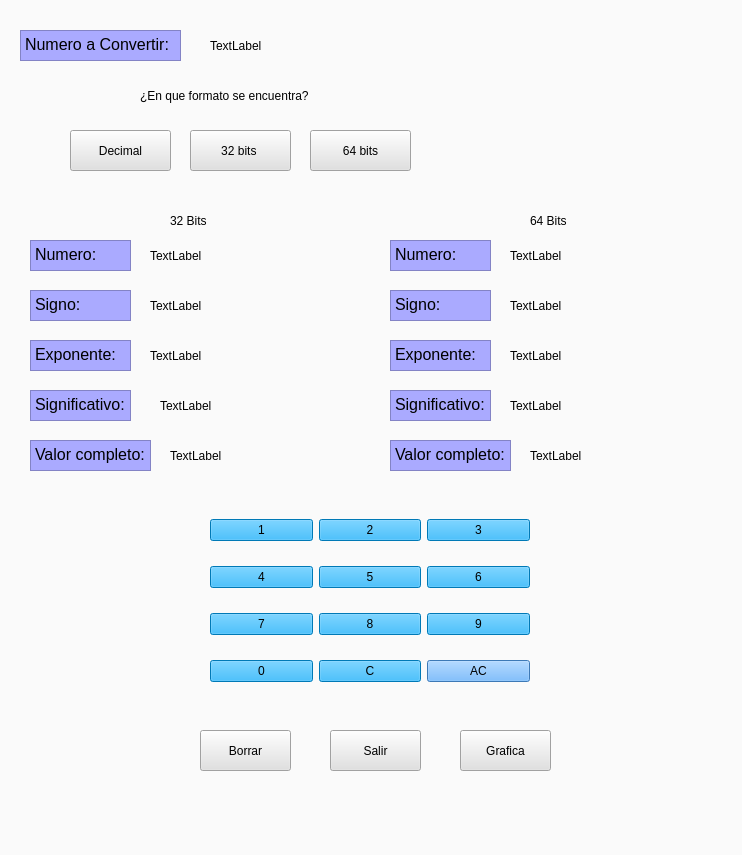
<?xml version="1.0" encoding="UTF-8"?>
<ui version="4.0">
 <class>Form</class>
 <widget class="QWidget" name="Form">
  <property name="geometry">
   <rect>
    <x>0</x>
    <y>0</y>
    <width>742</width>
    <height>855</height>
   </rect>
  </property>
  <property name="windowTitle">
   <string>CalculadoraIEEE</string>
  </property>
  <property name="styleSheet">
   <string notr="true">background-color: rgb(250, 250, 250);</string>
  </property>
  <widget class="QTextEdit" name="BotonNum">
   <property name="geometry">
    <rect>
     <x>20</x>
     <y>30</y>
     <width>161</width>
     <height>31</height>
    </rect>
   </property>
   <property name="styleSheet">
    <string notr="true">font: 12pt &quot;Arial&quot;;
background-color: rgb(170, 170, 255);</string>
   </property>
   <property name="html">
    <string>&lt;!DOCTYPE HTML PUBLIC &quot;-//W3C//DTD HTML 4.0//EN&quot; &quot;http://www.w3.org/TR/REC-html40/strict.dtd&quot;&gt;
&lt;html&gt;&lt;head&gt;&lt;meta name=&quot;qrichtext&quot; content=&quot;1&quot; /&gt;&lt;style type=&quot;text/css&quot;&gt;
p, li { white-space: pre-wrap; }
&lt;/style&gt;&lt;/head&gt;&lt;body style=&quot; font-family:'Arial'; font-size:12pt; font-weight:400; font-style:normal;&quot;&gt;
&lt;p style=&quot; margin-top:0px; margin-bottom:0px; margin-left:0px; margin-right:0px; -qt-block-indent:0; text-indent:0px;&quot;&gt;&lt;span style=&quot; color:#000000;&quot;&gt;Numero a Convertir:&lt;/span&gt;&lt;/p&gt;&lt;/body&gt;&lt;/html&gt;</string>
   </property>
  </widget>
  <widget class="QLabel" name="label">
   <property name="geometry">
    <rect>
     <x>140</x>
     <y>70</y>
     <width>231</width>
     <height>51</height>
    </rect>
   </property>
   <property name="styleSheet">
    <string notr="true">font: 75 italic 12pt &quot;Arial&quot;;</string>
   </property>
   <property name="text">
    <string>¿En que formato se encuentra?</string>
   </property>
  </widget>
  <widget class="QPushButton" name="Borrar_2">
   <property name="geometry">
    <rect>
     <x>70</x>
     <y>130</y>
     <width>101</width>
     <height>41</height>
    </rect>
   </property>
   <property name="styleSheet">
    <string notr="true">background-color: rgb(225, 225, 225);
font: 75 10pt &quot;Arial&quot;;</string>
   </property>
   <property name="text">
    <string>Decimal</string>
   </property>
  </widget>
  <widget class="QPushButton" name="Borrar_3">
   <property name="geometry">
    <rect>
     <x>190</x>
     <y>130</y>
     <width>101</width>
     <height>41</height>
    </rect>
   </property>
   <property name="styleSheet">
    <string notr="true">background-color: rgb(225, 225, 225);
font: 75 10pt &quot;Arial&quot;;</string>
   </property>
   <property name="text">
    <string>32 bits </string>
   </property>
  </widget>
  <widget class="QPushButton" name="Borrar_4">
   <property name="geometry">
    <rect>
     <x>310</x>
     <y>130</y>
     <width>101</width>
     <height>41</height>
    </rect>
   </property>
   <property name="styleSheet">
    <string notr="true">background-color: rgb(225, 225, 225);
font: 75 10pt &quot;Arial&quot;;</string>
   </property>
   <property name="text">
    <string>64 bits</string>
   </property>
  </widget>
  <widget class="QTextEdit" name="BotonNum_2">
   <property name="geometry">
    <rect>
     <x>30</x>
     <y>240</y>
     <width>101</width>
     <height>31</height>
    </rect>
   </property>
   <property name="styleSheet">
    <string notr="true">font: 12pt &quot;Arial&quot;;
background-color: rgb(170, 170, 255);</string>
   </property>
   <property name="html">
    <string>&lt;!DOCTYPE HTML PUBLIC &quot;-//W3C//DTD HTML 4.0//EN&quot; &quot;http://www.w3.org/TR/REC-html40/strict.dtd&quot;&gt;
&lt;html&gt;&lt;head&gt;&lt;meta name=&quot;qrichtext&quot; content=&quot;1&quot; /&gt;&lt;style type=&quot;text/css&quot;&gt;
p, li { white-space: pre-wrap; }
&lt;/style&gt;&lt;/head&gt;&lt;body style=&quot; font-family:'Arial'; font-size:12pt; font-weight:400; font-style:normal;&quot;&gt;
&lt;p style=&quot; margin-top:0px; margin-bottom:0px; margin-left:0px; margin-right:0px; -qt-block-indent:0; text-indent:0px;&quot;&gt;&lt;span style=&quot; color:#000000;&quot;&gt;Numero:&lt;/span&gt;&lt;/p&gt;&lt;/body&gt;&lt;/html&gt;</string>
   </property>
  </widget>
  <widget class="QTextEdit" name="BotonSig1">
   <property name="geometry">
    <rect>
     <x>30</x>
     <y>290</y>
     <width>101</width>
     <height>31</height>
    </rect>
   </property>
   <property name="styleSheet">
    <string notr="true">font: 12pt &quot;Arial&quot;;
background-color: rgb(170, 170, 255);</string>
   </property>
   <property name="html">
    <string>&lt;!DOCTYPE HTML PUBLIC &quot;-//W3C//DTD HTML 4.0//EN&quot; &quot;http://www.w3.org/TR/REC-html40/strict.dtd&quot;&gt;
&lt;html&gt;&lt;head&gt;&lt;meta name=&quot;qrichtext&quot; content=&quot;1&quot; /&gt;&lt;style type=&quot;text/css&quot;&gt;
p, li { white-space: pre-wrap; }
&lt;/style&gt;&lt;/head&gt;&lt;body style=&quot; font-family:'Arial'; font-size:12pt; font-weight:400; font-style:normal;&quot;&gt;
&lt;p style=&quot; margin-top:0px; margin-bottom:0px; margin-left:0px; margin-right:0px; -qt-block-indent:0; text-indent:0px;&quot;&gt;&lt;span style=&quot; color:#000000;&quot;&gt;Signo:&lt;/span&gt;&lt;/p&gt;&lt;/body&gt;&lt;/html&gt;</string>
   </property>
  </widget>
  <widget class="QTextEdit" name="BotonExpo">
   <property name="geometry">
    <rect>
     <x>30</x>
     <y>340</y>
     <width>101</width>
     <height>31</height>
    </rect>
   </property>
   <property name="styleSheet">
    <string notr="true">font: 12pt &quot;Arial&quot;;
background-color: rgb(170, 170, 255);</string>
   </property>
   <property name="html">
    <string>&lt;!DOCTYPE HTML PUBLIC &quot;-//W3C//DTD HTML 4.0//EN&quot; &quot;http://www.w3.org/TR/REC-html40/strict.dtd&quot;&gt;
&lt;html&gt;&lt;head&gt;&lt;meta name=&quot;qrichtext&quot; content=&quot;1&quot; /&gt;&lt;style type=&quot;text/css&quot;&gt;
p, li { white-space: pre-wrap; }
&lt;/style&gt;&lt;/head&gt;&lt;body style=&quot; font-family:'Arial'; font-size:12pt; font-weight:400; font-style:normal;&quot;&gt;
&lt;p style=&quot; margin-top:0px; margin-bottom:0px; margin-left:0px; margin-right:0px; -qt-block-indent:0; text-indent:0px;&quot;&gt;&lt;span style=&quot; color:#000000;&quot;&gt;Exponente:&lt;/span&gt;&lt;/p&gt;&lt;/body&gt;&lt;/html&gt;</string>
   </property>
  </widget>
  <widget class="QTextEdit" name="BotonSigni">
   <property name="geometry">
    <rect>
     <x>30</x>
     <y>390</y>
     <width>101</width>
     <height>31</height>
    </rect>
   </property>
   <property name="styleSheet">
    <string notr="true">font: 12pt &quot;Arial&quot;;
background-color: rgb(170, 170, 255);</string>
   </property>
   <property name="html">
    <string>&lt;!DOCTYPE HTML PUBLIC &quot;-//W3C//DTD HTML 4.0//EN&quot; &quot;http://www.w3.org/TR/REC-html40/strict.dtd&quot;&gt;
&lt;html&gt;&lt;head&gt;&lt;meta name=&quot;qrichtext&quot; content=&quot;1&quot; /&gt;&lt;style type=&quot;text/css&quot;&gt;
p, li { white-space: pre-wrap; }
&lt;/style&gt;&lt;/head&gt;&lt;body style=&quot; font-family:'Arial'; font-size:12pt; font-weight:400; font-style:normal;&quot;&gt;
&lt;p style=&quot; margin-top:0px; margin-bottom:0px; margin-left:0px; margin-right:0px; -qt-block-indent:0; text-indent:0px;&quot;&gt;&lt;span style=&quot; color:#000000;&quot;&gt;Significativo:&lt;/span&gt;&lt;/p&gt;&lt;/body&gt;&lt;/html&gt;</string>
   </property>
  </widget>
  <widget class="QTextEdit" name="BotonValCom">
   <property name="geometry">
    <rect>
     <x>30</x>
     <y>440</y>
     <width>121</width>
     <height>31</height>
    </rect>
   </property>
   <property name="styleSheet">
    <string notr="true">font: 12pt &quot;Arial&quot;;
background-color: rgb(170, 170, 255);</string>
   </property>
   <property name="html">
    <string>&lt;!DOCTYPE HTML PUBLIC &quot;-//W3C//DTD HTML 4.0//EN&quot; &quot;http://www.w3.org/TR/REC-html40/strict.dtd&quot;&gt;
&lt;html&gt;&lt;head&gt;&lt;meta name=&quot;qrichtext&quot; content=&quot;1&quot; /&gt;&lt;style type=&quot;text/css&quot;&gt;
p, li { white-space: pre-wrap; }
&lt;/style&gt;&lt;/head&gt;&lt;body style=&quot; font-family:'Arial'; font-size:12pt; font-weight:400; font-style:normal;&quot;&gt;
&lt;p style=&quot; margin-top:0px; margin-bottom:0px; margin-left:0px; margin-right:0px; -qt-block-indent:0; text-indent:0px;&quot;&gt;&lt;span style=&quot; color:#000000;&quot;&gt;Valor completo:&lt;/span&gt;&lt;/p&gt;&lt;/body&gt;&lt;/html&gt;</string>
   </property>
  </widget>
  <widget class="QTextEdit" name="BotonNum2">
   <property name="geometry">
    <rect>
     <x>390</x>
     <y>240</y>
     <width>101</width>
     <height>31</height>
    </rect>
   </property>
   <property name="styleSheet">
    <string notr="true">font: 12pt &quot;Arial&quot;;
background-color: rgb(170, 170, 255);</string>
   </property>
   <property name="html">
    <string>&lt;!DOCTYPE HTML PUBLIC &quot;-//W3C//DTD HTML 4.0//EN&quot; &quot;http://www.w3.org/TR/REC-html40/strict.dtd&quot;&gt;
&lt;html&gt;&lt;head&gt;&lt;meta name=&quot;qrichtext&quot; content=&quot;1&quot; /&gt;&lt;style type=&quot;text/css&quot;&gt;
p, li { white-space: pre-wrap; }
&lt;/style&gt;&lt;/head&gt;&lt;body style=&quot; font-family:'Arial'; font-size:12pt; font-weight:400; font-style:normal;&quot;&gt;
&lt;p style=&quot; margin-top:0px; margin-bottom:0px; margin-left:0px; margin-right:0px; -qt-block-indent:0; text-indent:0px;&quot;&gt;&lt;span style=&quot; color:#000000;&quot;&gt;Numero:&lt;/span&gt;&lt;/p&gt;&lt;/body&gt;&lt;/html&gt;</string>
   </property>
  </widget>
  <widget class="QTextEdit" name="BotonSigni2">
   <property name="geometry">
    <rect>
     <x>390</x>
     <y>390</y>
     <width>101</width>
     <height>31</height>
    </rect>
   </property>
   <property name="styleSheet">
    <string notr="true">font: 12pt &quot;Arial&quot;;
background-color: rgb(170, 170, 255);</string>
   </property>
   <property name="html">
    <string>&lt;!DOCTYPE HTML PUBLIC &quot;-//W3C//DTD HTML 4.0//EN&quot; &quot;http://www.w3.org/TR/REC-html40/strict.dtd&quot;&gt;
&lt;html&gt;&lt;head&gt;&lt;meta name=&quot;qrichtext&quot; content=&quot;1&quot; /&gt;&lt;style type=&quot;text/css&quot;&gt;
p, li { white-space: pre-wrap; }
&lt;/style&gt;&lt;/head&gt;&lt;body style=&quot; font-family:'Arial'; font-size:12pt; font-weight:400; font-style:normal;&quot;&gt;
&lt;p style=&quot; margin-top:0px; margin-bottom:0px; margin-left:0px; margin-right:0px; -qt-block-indent:0; text-indent:0px;&quot;&gt;&lt;span style=&quot; color:#000000;&quot;&gt;Significativo:&lt;/span&gt;&lt;/p&gt;&lt;/body&gt;&lt;/html&gt;</string>
   </property>
  </widget>
  <widget class="QTextEdit" name="BotonExpon">
   <property name="geometry">
    <rect>
     <x>390</x>
     <y>340</y>
     <width>101</width>
     <height>31</height>
    </rect>
   </property>
   <property name="styleSheet">
    <string notr="true">font: 12pt &quot;Arial&quot;;
background-color: rgb(170, 170, 255);</string>
   </property>
   <property name="html">
    <string>&lt;!DOCTYPE HTML PUBLIC &quot;-//W3C//DTD HTML 4.0//EN&quot; &quot;http://www.w3.org/TR/REC-html40/strict.dtd&quot;&gt;
&lt;html&gt;&lt;head&gt;&lt;meta name=&quot;qrichtext&quot; content=&quot;1&quot; /&gt;&lt;style type=&quot;text/css&quot;&gt;
p, li { white-space: pre-wrap; }
&lt;/style&gt;&lt;/head&gt;&lt;body style=&quot; font-family:'Arial'; font-size:12pt; font-weight:400; font-style:normal;&quot;&gt;
&lt;p style=&quot; margin-top:0px; margin-bottom:0px; margin-left:0px; margin-right:0px; -qt-block-indent:0; text-indent:0px;&quot;&gt;&lt;span style=&quot; color:#000000;&quot;&gt;Exponente:&lt;/span&gt;&lt;/p&gt;&lt;/body&gt;&lt;/html&gt;</string>
   </property>
  </widget>
  <widget class="QTextEdit" name="BotonValor">
   <property name="geometry">
    <rect>
     <x>390</x>
     <y>440</y>
     <width>121</width>
     <height>31</height>
    </rect>
   </property>
   <property name="styleSheet">
    <string notr="true">font: 12pt &quot;Arial&quot;;
background-color: rgb(170, 170, 255);</string>
   </property>
   <property name="html">
    <string>&lt;!DOCTYPE HTML PUBLIC &quot;-//W3C//DTD HTML 4.0//EN&quot; &quot;http://www.w3.org/TR/REC-html40/strict.dtd&quot;&gt;
&lt;html&gt;&lt;head&gt;&lt;meta name=&quot;qrichtext&quot; content=&quot;1&quot; /&gt;&lt;style type=&quot;text/css&quot;&gt;
p, li { white-space: pre-wrap; }
&lt;/style&gt;&lt;/head&gt;&lt;body style=&quot; font-family:'Arial'; font-size:12pt; font-weight:400; font-style:normal;&quot;&gt;
&lt;p style=&quot; margin-top:0px; margin-bottom:0px; margin-left:0px; margin-right:0px; -qt-block-indent:0; text-indent:0px;&quot;&gt;&lt;span style=&quot; color:#000000;&quot;&gt;Valor completo:&lt;/span&gt;&lt;/p&gt;&lt;/body&gt;&lt;/html&gt;</string>
   </property>
  </widget>
  <widget class="QTextEdit" name="BotonSig">
   <property name="geometry">
    <rect>
     <x>390</x>
     <y>290</y>
     <width>101</width>
     <height>31</height>
    </rect>
   </property>
   <property name="styleSheet">
    <string notr="true">font: 12pt &quot;Arial&quot;;
background-color: rgb(170, 170, 255);</string>
   </property>
   <property name="html">
    <string>&lt;!DOCTYPE HTML PUBLIC &quot;-//W3C//DTD HTML 4.0//EN&quot; &quot;http://www.w3.org/TR/REC-html40/strict.dtd&quot;&gt;
&lt;html&gt;&lt;head&gt;&lt;meta name=&quot;qrichtext&quot; content=&quot;1&quot; /&gt;&lt;style type=&quot;text/css&quot;&gt;
p, li { white-space: pre-wrap; }
&lt;/style&gt;&lt;/head&gt;&lt;body style=&quot; font-family:'Arial'; font-size:12pt; font-weight:400; font-style:normal;&quot;&gt;
&lt;p style=&quot; margin-top:0px; margin-bottom:0px; margin-left:0px; margin-right:0px; -qt-block-indent:0; text-indent:0px;&quot;&gt;&lt;span style=&quot; color:#000000;&quot;&gt;Signo:&lt;/span&gt;&lt;/p&gt;&lt;/body&gt;&lt;/html&gt;</string>
   </property>
  </widget>
  <widget class="QLabel" name="label_2">
   <property name="geometry">
    <rect>
     <x>170</x>
     <y>200</y>
     <width>71</width>
     <height>41</height>
    </rect>
   </property>
   <property name="styleSheet">
    <string notr="true">font: 75 italic 12pt &quot;Arial&quot;;</string>
   </property>
   <property name="text">
    <string>32 Bits</string>
   </property>
  </widget>
  <widget class="QLabel" name="label_3">
   <property name="geometry">
    <rect>
     <x>530</x>
     <y>200</y>
     <width>71</width>
     <height>41</height>
    </rect>
   </property>
   <property name="styleSheet">
    <string notr="true">font: 75 italic 12pt &quot;Arial&quot;;</string>
   </property>
   <property name="text">
    <string>64 Bits</string>
   </property>
  </widget>
  <widget class="QWidget" name="layoutWidget">
   <property name="geometry">
    <rect>
     <x>210</x>
     <y>500</y>
     <width>320</width>
     <height>201</height>
    </rect>
   </property>
   <layout class="QGridLayout" name="gridLayout">
    <item row="0" column="0">
     <widget class="QPushButton" name="botonUno">
      <property name="styleSheet">
       <string notr="true">background-color: rgb(0, 170, 255);
font: 87 14pt &quot;Arial Black&quot;;</string>
      </property>
      <property name="text">
       <string>1</string>
      </property>
      <property name="shortcut">
       <string>1</string>
      </property>
     </widget>
    </item>
    <item row="0" column="1">
     <widget class="QPushButton" name="botonDos">
      <property name="styleSheet">
       <string notr="true">background-color: rgb(0, 170, 255);
font: 87 14pt &quot;Arial Black&quot;;</string>
      </property>
      <property name="text">
       <string>2</string>
      </property>
      <property name="shortcut">
       <string>2</string>
      </property>
     </widget>
    </item>
    <item row="3" column="2">
     <widget class="QPushButton" name="botonMenos">
      <property name="styleSheet">
       <string notr="true">font: 87 14pt &quot;Arial Black&quot;;
background-color: rgb(85, 170, 255);</string>
      </property>
      <property name="text">
       <string>AC</string>
      </property>
      <property name="shortcut">
       <string>-</string>
      </property>
     </widget>
    </item>
    <item row="2" column="1">
     <widget class="QPushButton" name="botonOcho">
      <property name="styleSheet">
       <string notr="true">background-color: rgb(0, 170, 255);
font: 87 14pt &quot;Arial Black&quot;;</string>
      </property>
      <property name="text">
       <string>8</string>
      </property>
      <property name="shortcut">
       <string>8</string>
      </property>
     </widget>
    </item>
    <item row="1" column="2">
     <widget class="QPushButton" name="botonSeis">
      <property name="styleSheet">
       <string notr="true">background-color: rgb(0, 170, 255);
font: 87 14pt &quot;Arial Black&quot;;</string>
      </property>
      <property name="text">
       <string>6</string>
      </property>
      <property name="shortcut">
       <string>6</string>
      </property>
     </widget>
    </item>
    <item row="2" column="2">
     <widget class="QPushButton" name="botonNueve">
      <property name="styleSheet">
       <string notr="true">background-color: rgb(0, 170, 255);
font: 87 14pt &quot;Arial Black&quot;;</string>
      </property>
      <property name="text">
       <string>9</string>
      </property>
      <property name="shortcut">
       <string>9</string>
      </property>
     </widget>
    </item>
    <item row="2" column="0">
     <widget class="QPushButton" name="botonSiete">
      <property name="styleSheet">
       <string notr="true">background-color: rgb(0, 170, 255);
font: 87 14pt &quot;Arial Black&quot;;</string>
      </property>
      <property name="text">
       <string>7</string>
      </property>
      <property name="shortcut">
       <string>7</string>
      </property>
     </widget>
    </item>
    <item row="0" column="2">
     <widget class="QPushButton" name="botonTres">
      <property name="styleSheet">
       <string notr="true">background-color: rgb(0, 170, 255);
font: 87 14pt &quot;Arial Black&quot;;</string>
      </property>
      <property name="text">
       <string>3</string>
      </property>
      <property name="shortcut">
       <string>3</string>
      </property>
     </widget>
    </item>
    <item row="1" column="0">
     <widget class="QPushButton" name="botonCuatro">
      <property name="styleSheet">
       <string notr="true">background-color: rgb(0, 170, 255);
font: 87 14pt &quot;Arial Black&quot;;</string>
      </property>
      <property name="text">
       <string>4</string>
      </property>
      <property name="shortcut">
       <string>4</string>
      </property>
     </widget>
    </item>
    <item row="1" column="1">
     <widget class="QPushButton" name="botonCinco">
      <property name="styleSheet">
       <string notr="true">background-color: rgb(0, 170, 255);
font: 87 14pt &quot;Arial Black&quot;;</string>
      </property>
      <property name="text">
       <string>5</string>
      </property>
      <property name="shortcut">
       <string>5</string>
      </property>
     </widget>
    </item>
    <item row="3" column="0">
     <widget class="QPushButton" name="botonCero_2">
      <property name="styleSheet">
       <string notr="true">background-color: rgb(0, 170, 255);
font: 87 14pt &quot;Arial Black&quot;;</string>
      </property>
      <property name="text">
       <string>0</string>
      </property>
      <property name="shortcut">
       <string>0</string>
      </property>
     </widget>
    </item>
    <item row="3" column="1">
     <widget class="QPushButton" name="botonCero">
      <property name="styleSheet">
       <string notr="true">background-color: rgb(0, 170, 255);
font: 87 14pt &quot;Arial Black&quot;;</string>
      </property>
      <property name="text">
       <string>C</string>
      </property>
      <property name="shortcut">
       <string>0</string>
      </property>
     </widget>
    </item>
   </layout>
  </widget>
  <widget class="QPushButton" name="Borrar">
   <property name="geometry">
    <rect>
     <x>200</x>
     <y>730</y>
     <width>91</width>
     <height>41</height>
    </rect>
   </property>
   <property name="styleSheet">
    <string notr="true">background-color: rgb(225, 225, 225);
font: 87 12pt &quot;Arial Black&quot;;</string>
   </property>
   <property name="text">
    <string>Borrar</string>
   </property>
  </widget>
  <widget class="QPushButton" name="Salir">
   <property name="geometry">
    <rect>
     <x>330</x>
     <y>730</y>
     <width>91</width>
     <height>41</height>
    </rect>
   </property>
   <property name="styleSheet">
    <string notr="true">background-color: rgb(225, 225, 225);
font: 87 12pt &quot;Arial Black&quot;;</string>
   </property>
   <property name="text">
    <string>Salir</string>
   </property>
  </widget>
  <widget class="QPushButton" name="Salir_2">
   <property name="geometry">
    <rect>
     <x>460</x>
     <y>730</y>
     <width>91</width>
     <height>41</height>
    </rect>
   </property>
   <property name="styleSheet">
    <string notr="true">background-color: rgb(225, 225, 225);
font: 87 12pt &quot;Arial Black&quot;;</string>
   </property>
   <property name="text">
    <string>Grafica</string>
   </property>
  </widget>
  <widget class="QLabel" name="label_4">
   <property name="geometry">
    <rect>
     <x>210</x>
     <y>30</y>
     <width>241</width>
     <height>31</height>
    </rect>
   </property>
   <property name="text">
    <string>TextLabel</string>
   </property>
  </widget>
  <widget class="QLabel" name="label_5">
   <property name="geometry">
    <rect>
     <x>150</x>
     <y>240</y>
     <width>201</width>
     <height>31</height>
    </rect>
   </property>
   <property name="text">
    <string>TextLabel</string>
   </property>
  </widget>
  <widget class="QLabel" name="label_6">
   <property name="geometry">
    <rect>
     <x>150</x>
     <y>290</y>
     <width>201</width>
     <height>31</height>
    </rect>
   </property>
   <property name="text">
    <string>TextLabel</string>
   </property>
  </widget>
  <widget class="QLabel" name="label_7">
   <property name="geometry">
    <rect>
     <x>150</x>
     <y>340</y>
     <width>201</width>
     <height>31</height>
    </rect>
   </property>
   <property name="text">
    <string>TextLabel</string>
   </property>
  </widget>
  <widget class="QLabel" name="label_8">
   <property name="geometry">
    <rect>
     <x>160</x>
     <y>390</y>
     <width>201</width>
     <height>31</height>
    </rect>
   </property>
   <property name="text">
    <string>TextLabel</string>
   </property>
  </widget>
  <widget class="QLabel" name="label_9">
   <property name="geometry">
    <rect>
     <x>170</x>
     <y>440</y>
     <width>201</width>
     <height>31</height>
    </rect>
   </property>
   <property name="text">
    <string>TextLabel</string>
   </property>
  </widget>
  <widget class="QLabel" name="label_10">
   <property name="geometry">
    <rect>
     <x>510</x>
     <y>240</y>
     <width>201</width>
     <height>31</height>
    </rect>
   </property>
   <property name="text">
    <string>TextLabel</string>
   </property>
  </widget>
  <widget class="QLabel" name="label_11">
   <property name="geometry">
    <rect>
     <x>510</x>
     <y>290</y>
     <width>201</width>
     <height>31</height>
    </rect>
   </property>
   <property name="text">
    <string>TextLabel</string>
   </property>
  </widget>
  <widget class="QLabel" name="label_12">
   <property name="geometry">
    <rect>
     <x>510</x>
     <y>340</y>
     <width>201</width>
     <height>31</height>
    </rect>
   </property>
   <property name="text">
    <string>TextLabel</string>
   </property>
  </widget>
  <widget class="QLabel" name="label_13">
   <property name="geometry">
    <rect>
     <x>510</x>
     <y>390</y>
     <width>201</width>
     <height>31</height>
    </rect>
   </property>
   <property name="text">
    <string>TextLabel</string>
   </property>
  </widget>
  <widget class="QLabel" name="label_14">
   <property name="geometry">
    <rect>
     <x>530</x>
     <y>440</y>
     <width>201</width>
     <height>31</height>
    </rect>
   </property>
   <property name="text">
    <string>TextLabel</string>
   </property>
  </widget>
 </widget>
 <resources/>
 <connections/>
</ui>
